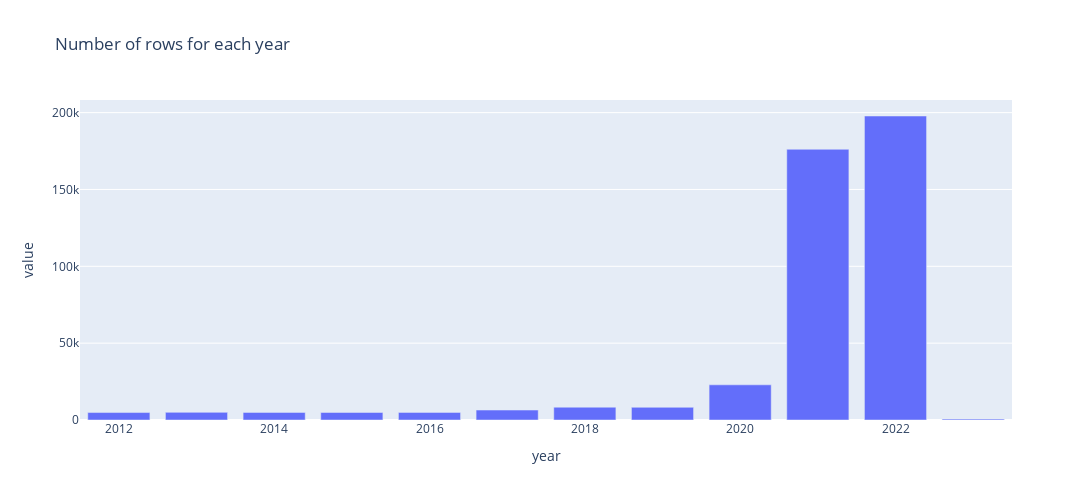

Write notebook code for a chart like this one.
### Code cell
fig = px.bar(year_values_df, y='value', x='year', title='Number of rows for each year')
fig.update_layout(width=1100, height=500)
fig.show()

### Figure 1 — Plotly figure (JSON) as saved in the notebook; plotly's stock layout.template omitted (floating-point values rounded to 4 significant figures)
{"data": [{"alignmentgroup": "True", "hovertemplate": "year=%{x}<br>value=%{y}<extra></extra>", "legendgroup": "", "marker": {"color": "#636efa", "pattern": {"shape": ""}}, "name": "", "offsetgroup": "", "orientation": "v", "showlegend": false, "textposition": "auto", "type": "bar", "x": [2012, 2013, 2014, 2015, 2016, 2017, 2018, 2019, 2020, 2021, 2022, 2023], "xaxis": "x", "y": [4846, 4963, 4945, 4905, 4950, 6477, 8335, 8261, 22892, 176150, 197811, 597], "yaxis": "y"}], "layout": {"barmode": "relative", "height": 500, "legend": {"tracegroupgap": 0}, "title": {"text": "Number of rows for each year"}, "width": 1100, "xaxis": {"anchor": "y", "autorange": true, "domain": [0, 1], "range": [2012.0, 2024.0], "title": {"text": "year"}, "type": "linear"}, "yaxis": {"anchor": "x", "autorange": true, "domain": [0, 1], "range": [0, 208200.0], "title": {"text": "value"}, "type": "linear"}}}
